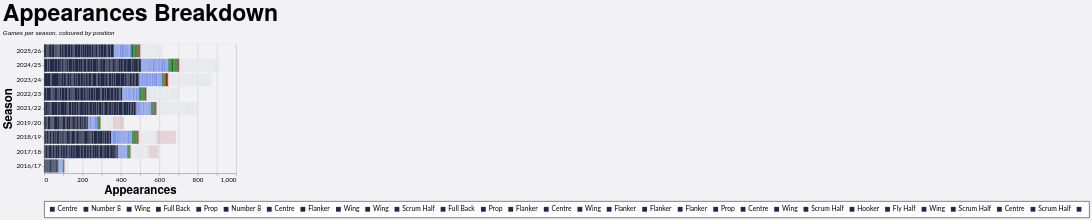

Specify this chart in Vega-Lite:
### Vega-Lite specification from a JSON file in a GitHub repository (floating-point values rounded to 4 significant figures; data arrays with more than 128 entries replaced by an {"elided": "..."} marker saying what was removed)
{"config": {"axis": {"labelFont": "Lato, sans-serif", "titleFont": "PT Sans Narrow, Helvetica Neue, Helvetica, Arial, sans-serif", "labelFontSize": 13, "titleFontSize": 24, "gridColor": "#202947", "gridOpacity": 0.2}, "header": {"labelFont": "PT Sans Narrow, Helvetica Neue, Helvetica, Arial, sans-serif", "titleFont": "PT Sans Narrow, Helvetica Neue, Helvetica, Arial, sans-serif", "labelFontSize": 24, "titleFontSize": 28, "labelFontWeight": "bold", "orient": "left"}, "legend": {"labelFont": "Lato, sans-serif", "titleFont": "PT Sans Narrow, Helvetica Neue, Helvetica, Arial, sans-serif", "labelFontSize": 14, "titleFontSize": 16, "titlePadding": 5, "fillColor": "white", "strokeColor": "black", "padding": 10, "titleFontWeight": "lighter", "titleFontStyle": "italic", "titleColor": "gray", "offset": 10}, "title": {"font": "PT Sans Narrow, Helvetica Neue, Helvetica, Arial, sans-serif", "fontSize": 48, "fontWeight": "bold", "anchor": "start", "align": "center", "titlePadding": 20, "subtitlePadding": 10, "subtitleFontSize": 13, "subtitleColor": "", "subtitleFontStyle": "italic", "offset": 15, "color": "black"}, "axisX": {"labelAngle": 0}, "facet": {"title": null, "header": null, "align": {"row": "each", "column": "each"}}, "resolve": {"scale": {"y": "independent", "facet": "independent"}}, "background": "#f2f1f4"}, "data": {"name": "data-a25bb6145b54ddd0607409e362f0686a"}, "mark": {"type": "bar"}, "encoding": {"color": {"field": "color_key", "legend": {"labelExpr": "split(datum.label, '|||')[1]", "orient": "bottom", "title": null}, "scale": {"domain": {"elided": "901 str values"}, "range": {"elided": "901 str values"}}, "type": "nominal"}, "tooltip": [{"field": "player", "title": "Player", "type": "nominal"}, {"field": "season", "title": "Season", "type": "nominal"}, {"field": "color_value", "title": "Position", "type": "nominal"}, {"aggregate": "sum", "field": "apps", "title": "Appearances", "type": "quantitative"}], "x": {"aggregate": "sum", "field": "apps", "title": "Appearances", "type": "quantitative"}, "y": {"field": "season", "sort": {"field": "season_sort", "op": "max", "order": "descending"}, "title": "Season", "type": "nominal"}}, "height": {"step": 30}, "title": {"text": "Appearances Breakdown", "subtitle": "Games per season, coloured by position"}, "width": 400, "$schema": "https://vega.github.io/schema/vega-lite/v5.20.1.json", "datasets": {"data-a25bb6145b54ddd0607409e362f0686a": {"elided": "2714 records"}}}
